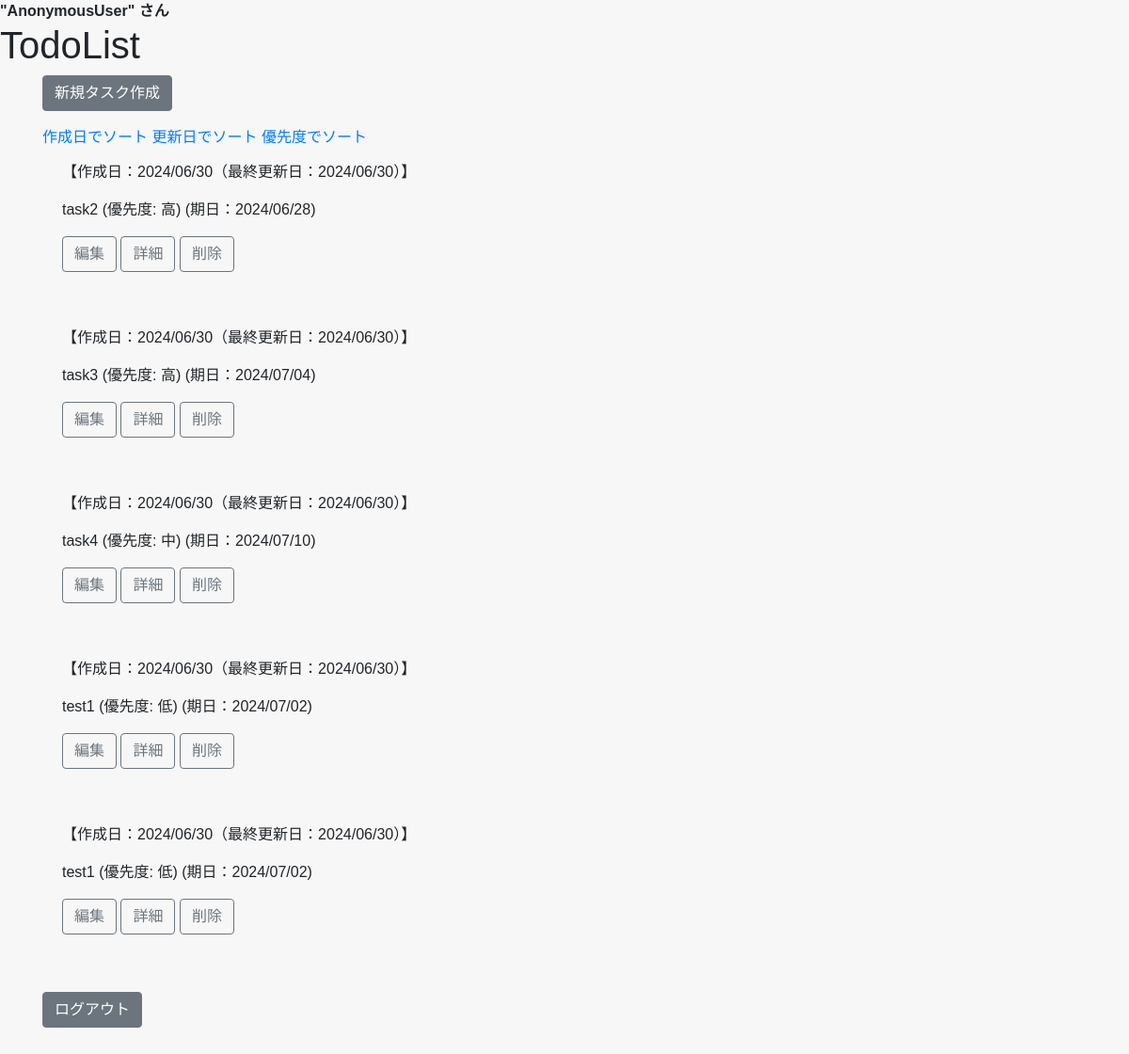
Page /taskapp/list/ on the committed database.
### TaskApp/models.py (models this page shows, shortened)
class Task(models.Model):
    task_name = models.CharField(max_length=100)
    task_detail = models.TextField()
    due_date = models.DateTimeField()
    is_completed = models.BooleanField(default=False)
    completed_at = models.DateTimeField(null=True, blank=True)
    priority = models.ForeignKey(Priority, on_delete=models.CASCADE)
    user = models.ForeignKey(CustomUser, on_delete=models.CASCADE)
    created_at = models.DateTimeField(auto_now_add=True)
    updated_at = models.DateTimeField(auto_now_add=True)

class Priority(models.Model):
    HIGH = '高'
    MEDIUM = '中'
    LOW = '低'
    CHOICES = [
        (HIGH, 'High'),
        (MEDIUM, 'Medium'),
        (LOW, 'Low'),
    ]
    name = models.CharField(max_length=50, choices=CHOICES)

### TaskApp/views.py (the view)
# urls.py: path('list/', TaskListView.as_view(), name='list'),
class TaskListView(ListView):
    template_name = 'task_list.html'
    model = Task
    def get_queryset(self):
        sort_param = self.request.GET.get('sort')
        queryset = super().get_queryset()
        if sort_param == 'updated_at':
            queryset = queryset.order_by('updated_at')
        elif sort_param == 'due_date':
            queryset = queryset.order_by('due_date')
        elif sort_param == 'priority':
            queryset = queryset.order_by('priority')
        return queryset

### TaskApp/templates/task_list.html (shortened to what this page needs)
{% extends "task_base.html" %}
{% block header %}
<div>
    <strong >"{{ request.user }}" さん</strong>
    <h1>TodoList</h1>
</div>
{% endblock header %}
{% block content %}
<div class="container" >
    <a href="{% url 'TaskApp:create' %}" class="btn btn-secondary mb-3" tabindex="-1" role="button" aria-disabled="true">新規タスク作成</a>
    <div>
        <a href="{% url 'TaskApp:list' %}?sort=date_created">作成日でソート</a>
        <a href="{% url 'TaskApp:list' %}?sort=date_updated">更新日でソート</a>
        <a href="{% url 'TaskApp:list' %}?sort=priority">優先度でソート</a>
    </div>
    {% for task in task_list %}
    <div class="alert {{ task.priority.get_alert_class }}" role="alert">
        <p>
            【作成日：{{ task.created_at|date:"Y/m/d" }}（最終更新日：{{ task.updated_at|date:"Y/m/d" }}）】
        </p>
        {% if task.is_completed %}
        <p>
            ✔完了：<s>{{ task.task_name }}</s>
            <s><span class="task-date">(期日：{{ task.due_date|date:"Y/m/d" }})</span></s>
        </p>
        {% else %}
        <p class="task-name">
            {{ task.task_name }}
            <span class="">(優先度: {{ task.priority.name }})</span>
            <span class="task-date">(期日：{{ task.due_date|date:"Y/m/d" }})</span>
        <p>
        {% endif %}
        <a href="{% url 'TaskApp:update' pk=task.pk %}" class="btn btn-outline-secondary" tabindex="-1" role="button" aria-disabled="true">編集</a>
        <a href="{% url 'TaskApp:detail' pk=task.pk %}" class="btn btn-outline-secondary" tabindex="-1" role="button" aria-disabled="true">詳細</a>
        <a href="{% url 'TaskApp:delete' pk=task.pk %}" class="btn btn-outline-secondary" tabindex="-1" role="button" aria-disabled="true">削除</a>
    </div>
    {% endfor %}
    <form action="{% url 'UserApp:logout' %}" method="post" style="margin: 32px 0;">
        <input type="submit" value="ログアウト" class="btn btn-secondary">
    </form>
</div>
{% endblock content %}

### TaskApp/templates/task_base.html (style rules this page uses)
body { background-color: #f7f7f7; font-family: 'Yu Gothic', YuGothic, sans-serif; }

### rows in the picture
Task: created_at "2024/06/30", updated_at "2024/06/30", task_name "task2", priority.name "高", due_date "2024/06/28"
Task: created_at "2024/06/30", updated_at "2024/06/30", task_name "task3", priority.name "高", due_date "2024/07/04"
Task: created_at "2024/06/30", updated_at "2024/06/30", task_name "task4", priority.name "中", due_date "2024/07/10"
Task: created_at "2024/06/30", updated_at "2024/06/30", task_name "test1", priority.name "低", due_date "2024/07/02"
Task: created_at "2024/06/30", updated_at "2024/06/30", task_name "test1", priority.name "低", due_date "2024/07/02"

### other values in the picture
{{ request.user }} "AnonymousUser"
